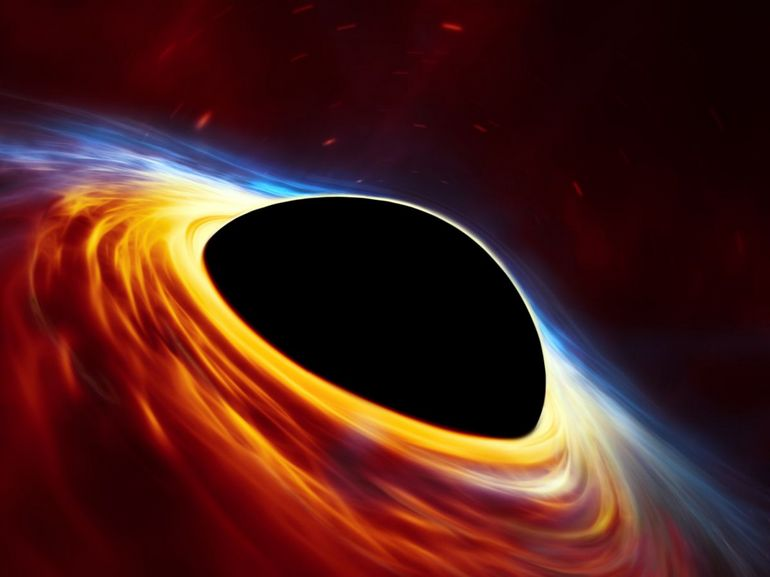
#> input picture images/image_test.jpg, 770 x 577 px
$ python image.py
#> lines starting #> are read from the running program, lines starting #| are printed output that depends on the picture
# library imports
import cv2.cv2 as cv

# load an image
img = cv.imread('../../images/image_test.jpg')
#> img is the input picture: shape (577, 770, 3); mean B, G, R 26.3, 30.9, 75.2
# load an image as a single channel grayscale
img_single_channel = cv.imread('../../images/dolphin.jpg', cv.IMREAD_GRAYSCALE)
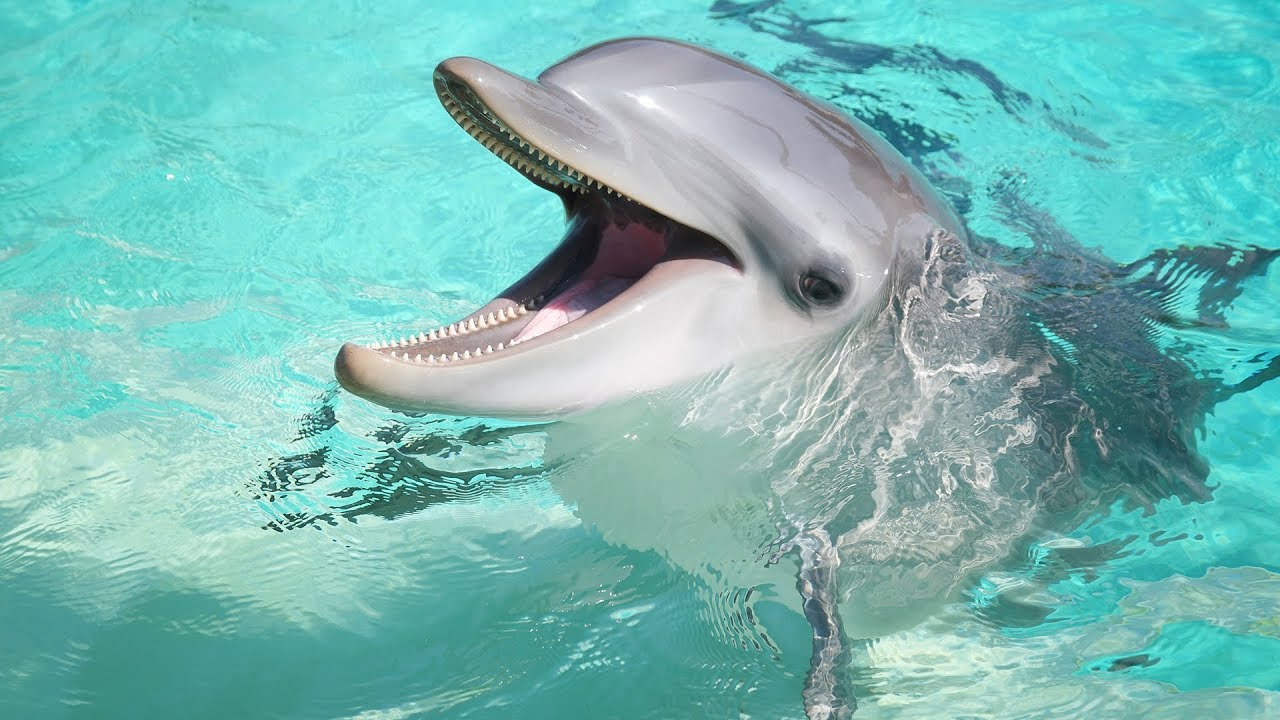
#> input picture images/dolphin.jpg, 1280 x 720 px
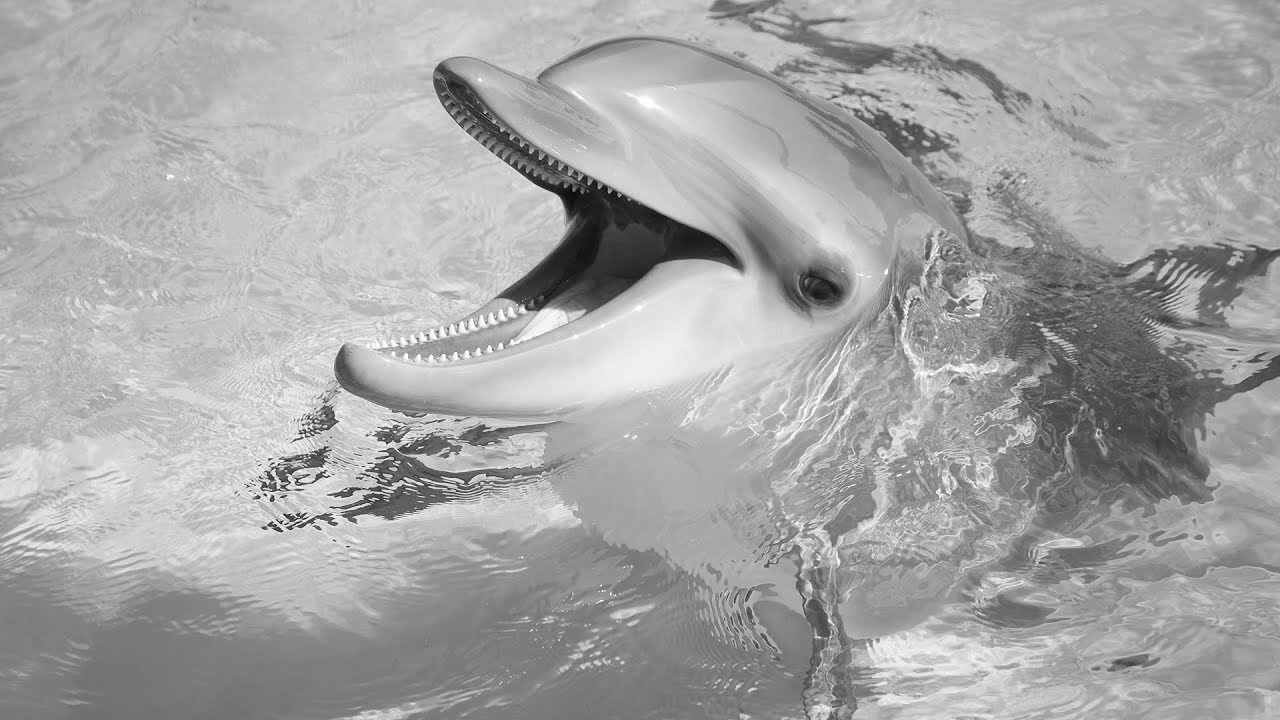
#> img_single_channel: shape (720, 1280); min 1, max 255, mean 165.5
# print some details about the images
print('The shape of img without second arg is: {}'.format(img.shape))
#| The shape of img without second arg is: (577, 770, 3)
print('The shape of img_single_channel is: {}'.format(img_single_channel.shape))
#| The shape of img_single_channel is: (720, 1280)

# display the image with OpenCV imshow()
cv.imshow('Image', img_single_channel)
# OpenCV waitKey() is a required keyboard binding function after imwshow()
cv.waitKey(0)
# destroy all windows command
cv.destroyAllWindows()
